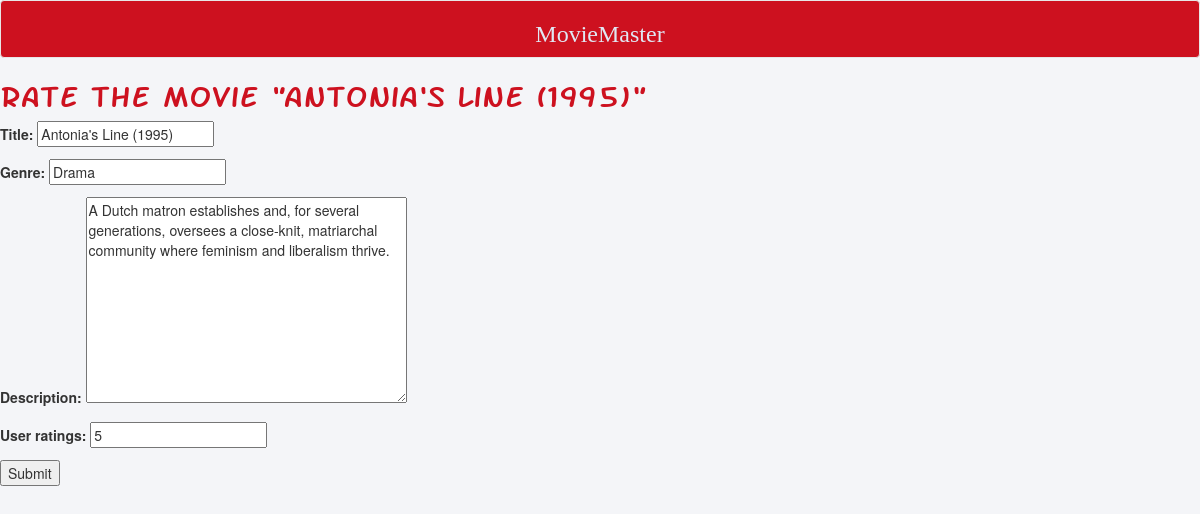
Page /movies/antonias-line-1995/edit/ on the committed database.
### predictions/models.py (models this page shows)
class Movie(models.Model):
	title = models.CharField(max_length=255)
	genre = models.CharField(max_length=255)
	description = models.TextField()
	user_ratings = models.PositiveIntegerField(validators=[MinValueValidator(1),MaxValueValidator(5)])
	slug = models.SlugField(unique=True)
	user = models.OneToOneField(User, blank=True, null=True)

### predictions/views.py (the view)
# urls.py: url(r'^movies/(?P<slug>[-\w]+)/edit/$', 'predictions.views.edit_movie',name='edit_movie'),
def edit_movie(request, slug):
	movie=Movie.objects.get(slug=slug)
	form_class = MovieForm
	if request.method == 'POST':
		form = form_class(data=request.POST, instance=movie)
		if form.is_valid():
			form.save()
			return redirect('movie_detail', slug=movie.slug)
	else:
		form = form_class(instance=movie)
	return render(request,'movies/edit_movie.html',{
			'movie':movie,
			'form': form,
	})

### predictions/forms.py
class MovieForm(ModelForm):
	class Meta:
		model = Movie
		fields = ( 'title','genre','description','user_ratings',)

### predictions/templates/movies/edit_movie.html (shortened to what this page needs)
{% extends 'layouts/base.html' %}
{% block content %}
<h2> Rate the Movie "{{movie.title}}" </h2>
<form role="form" action="" method="post">
	{{form.as_p}}
	<button type="submit">Submit</button>
</form>
{% endblock %}

### predictions/static/css/login_signup.css (style rules this page uses)
body { background-color: #F4F5F8; }
h2 { font-family: "sideheaderfont", sans-serif; color:#CD111F; }

### rows in the picture
Movie: title "Antonia's Line (1995)", genre "Drama", description "A Dutch matron establishes and, for several generations, oversees a close-knit, matriarchal community where feminism and liberalism thrive.", user_ratings "5"
